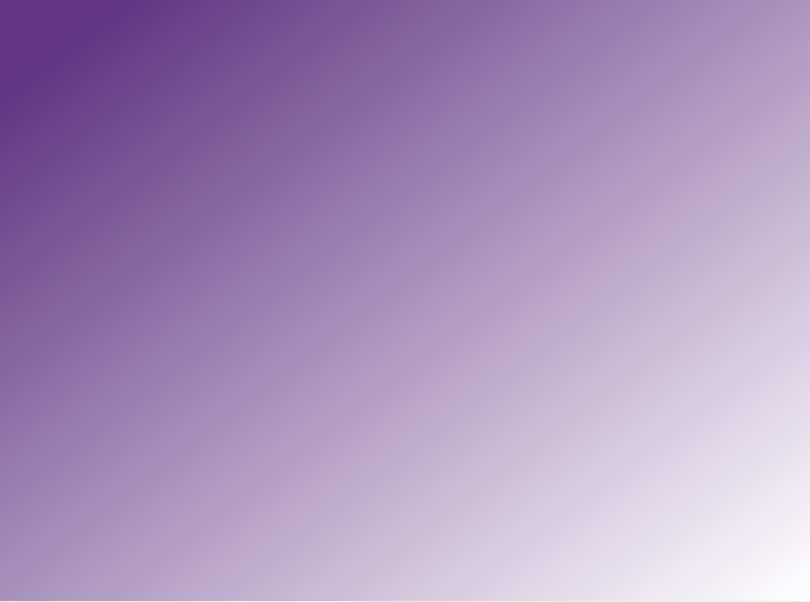
<?xml version="1.0" encoding="UTF-8"?>
<ui version="4.0">
 <class>Dialog</class>
 <widget class="QDialog" name="Dialog">
  <property name="geometry">
   <rect>
    <x>0</x>
    <y>0</y>
    <width>810</width>
    <height>602</height>
   </rect>
  </property>
  <property name="windowTitle">
   <string>Dialog</string>
  </property>
  <widget class="QWidget" name="widget" native="true">
   <property name="geometry">
    <rect>
     <x>0</x>
     <y>0</y>
     <width>811</width>
     <height>601</height>
    </rect>
   </property>
   <property name="styleSheet">
    <string notr="true">QWidget#widget{
background-color:qlineargradient(spread:pad, x1:0.0585106, y1:0.091, x2:1, y2:1, stop:0 rgba(97, 53, 131, 255), stop:1 rgba(255, 255, 255, 255));}</string>
   </property>
  </widget>
 </widget>
 <resources/>
 <connections/>
</ui>
